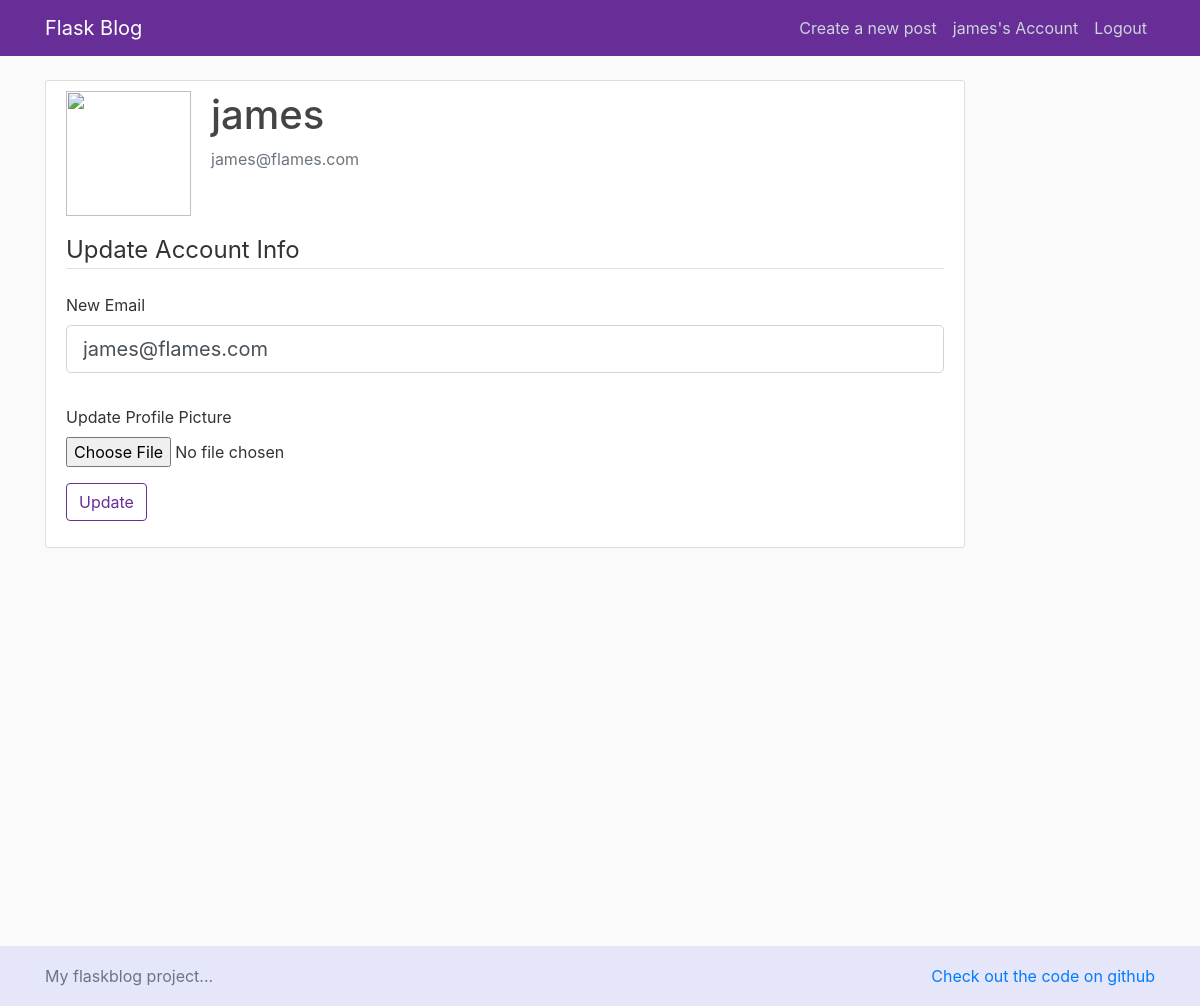
Before: /account (signed in) with the older database file.
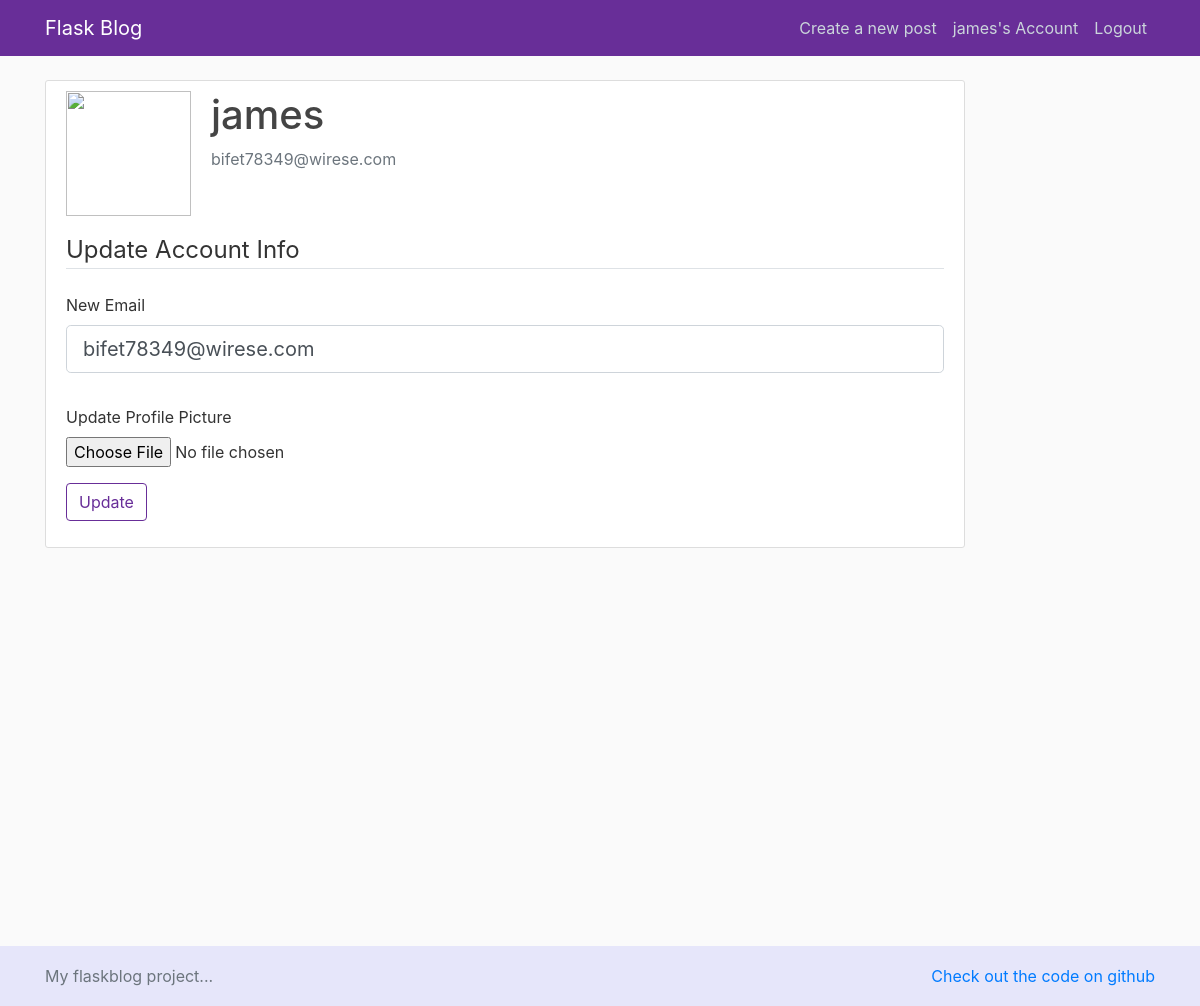
After: the same page with the newer database file.
### flaskblog/models.py (models this page shows, shortened)
class User(db.Model, UserMixin):
    id = db.Column(db.Integer, primary_key=True)
    username = db.Column(db.String(20), unique=True, nullable=False)
    email = db.Column(db.String(120), unique=True, nullable=False)
    image_file = db.Column(db.String(20), nullable=False, default='default.jpg')
    password = db.Column(db.String(60), nullable=False)
    posts = db.relationship('Post', backref='author', lazy=True)

### flaskblog/users/routes.py (the view)
@users.route("/account", methods=['GET', 'POST'])
@login_required
def account():
    form = UpdateAccountForm()
    if form.validate_on_submit():
        if form.picture.data:
            picture_file = save_picture(form.picture.data)
            current_user.image_file = picture_file
        current_user.email = form.email.data
        db.session.commit()
        flash('Your account has been updated', 'success')
        return redirect(url_for('users.account'))
    elif request.method == 'GET':
        form.email.data = current_user.email
    image_file = url_for('static', filename='pics/' + current_user.image_file)
    return render_template('account.html', title='My Account', image_file=image_file, form=form)

### flaskblog/users/forms.py (shortened to what this page needs)
class UpdateAccountForm(FlaskForm):
    email = StringField('New Email', validators=[DataRequired(), Email()])
    picture = FileField('Update Profile Picture', validators=[FileAllowed(['png', 'jpg', 'bmp'])])
    submit = SubmitField('Update')

### flaskblog/models.py (called while the page is built)
@login_manager.user_loader
def load_user(user_id):
    return User.query.get(int(user_id))

### flaskblog/templates/account.html (shortened to what this page needs)
{% extends "layout.html" %}
{% block content %}
    <div class="content-section">
        <div class="media">
            <img class="round-circle account-img" src="{{ image_file }}">
                 <div class="media-body">
                     <h2 class="account-heading">{{ current_user.username }}</h2>
                     <p class="text-muted">{{ current_user.email }}</p>
                 </div>
        </div>
<div class="content=section">
<form method="POST" action="" enctype="multipart/form-data">
            <fieldset class="form-group">
                <legend class="border-bottom mb-4">Update Account Info</legend>
                <div class="form-group">
                    {{ form.email.label(class="form-control-label") }}
                    {% if form.email.errors %}
                        {{ form.email(class="form-control form-control-lg is-invalid") }}
                        <div class="invalid-feedback">
                            {% for error in form.email.errors %}
                                <span>{{ error }}</span>
                            {% endfor %}
                        </div>
                    {% else %}
                        {{ form.email(class="form-control form-control-lg") }}
                    {% endif %}
                </div>
            </fieldset>
            <div class="form-group">
                            {{ form.picture.label() }}
                            {{ form.picture(class="form-control-file")}}
            </div>
            <div class="form-group">
                {{ form.submit(class="btn btn-outline-primary") }}
            </div>
        </form>
    </div>
    </div>
{% endblock content %}

### flaskblog/templates/layout.html (shortened to what this page needs)
<!DOCTYPE html>
<html>
<head>
    <link rel="stylesheet" href="https://maxcdn.bootstrapcdn.com/bootstrap/4.0.0/css/bootstrap.min.css">
    <link rel="stylesheet" type="text/css" href="{{ url_for('static', filename='main.css') }}">
</head>
<body>
    <header class="site-header">
      <nav class="navbar navbar-expand-md navbar-dark fixed-top" style="background-color:#682e98">
        <div class="container">
            <a class="navbar-brand mr-4" href="/">Flask Blog</a>
          <div class="collapse navbar-collapse" id="navbarToggle">
            <div class="navbar-nav">
                {% if current_user.is_authenticated %}
                    <a class="nav-item nav-link" href="{{ url_for('posts.new_post') }}">Create a new post</a>
                    <a class="nav-item nav-link" href="{{ url_for('users.account') }}">{{current_user.username}}'s Account</a>
                    <a class="nav-item nav-link" href="{{ url_for('users.logout') }}">Logout</a>
                {% else %}
                    <a class="nav-item nav-link" href="{{ url_for('users.login') }}">Login</a>
                    <a class="nav-item nav-link" href="{{ url_for('users.register') }}">Register</a>
                {% endif %}
            </div>
          </div>
        </div>
      </nav>
    </header>
    <main role="main" class="container">
      <div class="row" style="min-height: 850px">
        <div class="col-md-10">
          {% block content %}{% endblock %}
        </div>
        </div>
    </main>
    <footer class="footer position-relative" style="background-color: #E6E6FA;height: 60px;line-height: 60px;">
      <div class="container">
        <span class="text-muted alightleft">My flaskblog project...</span>
          <span class="alignright"><a href="http://www.github.com/camotoad">Check out the code on github</a></span>
        </div>
    </footer>
</body>
</html>

Changed rows visible on the page:
changed User "james": email "james@flames.com" → "bifet78349@wirese.com"
